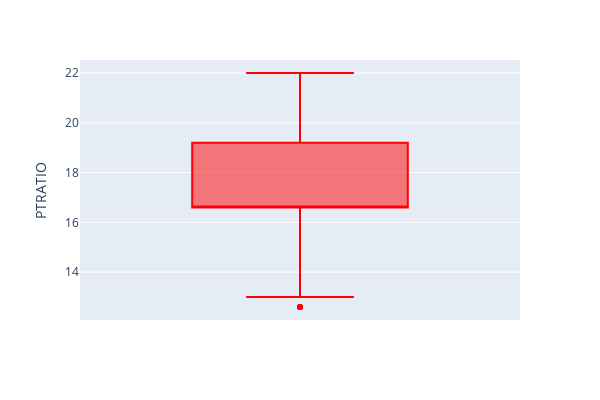

Notebook source saved alongside this figure:
### Markdown cell above
**Razão entre n. de alunos e professores no bairro**

### Code cell
boxplot = px.box(df, y = "PTRATIO", width=600, height=400, boxmode='overlay', color_discrete_sequence=["red"])
boxplot.show()

### Figure 1 — Plotly figure (JSON) as saved in the notebook; plotly's stock layout.template omitted (floating-point values rounded to 4 significant figures; data arrays with more than 128 entries replaced by an {"elided": "..."} marker saying what was removed)
{"data": [{"alignmentgroup": "True", "hovertemplate": "PTRATIO=%{y}<extra></extra>", "legendgroup": "", "marker": {"color": "red"}, "name": "", "notched": false, "offsetgroup": "", "orientation": "v", "showlegend": false, "type": "box", "x0": " ", "xaxis": "x", "y": {"elided": "2340 float values"}, "y0": " ", "yaxis": "y"}], "layout": {"boxmode": "overlay", "height": 400, "legend": {"tracegroupgap": 0}, "margin": {"t": 60}, "width": 600, "xaxis": {"anchor": "y", "domain": [0, 1]}, "yaxis": {"anchor": "x", "domain": [0, 1], "title": {"text": "PTRATIO"}}}}
